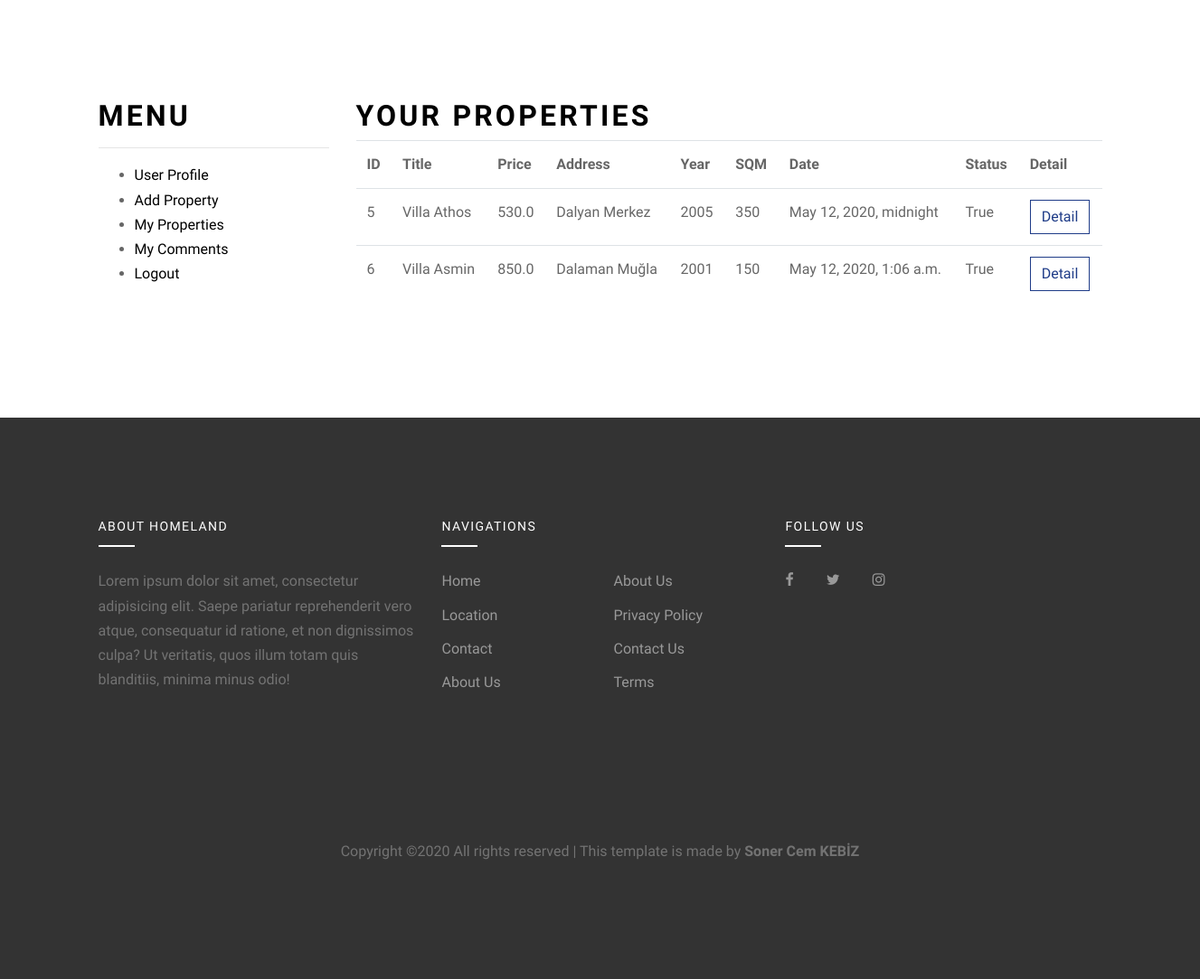
The page /user/properties/ (signed in, lower part) on the database as committed earlier.
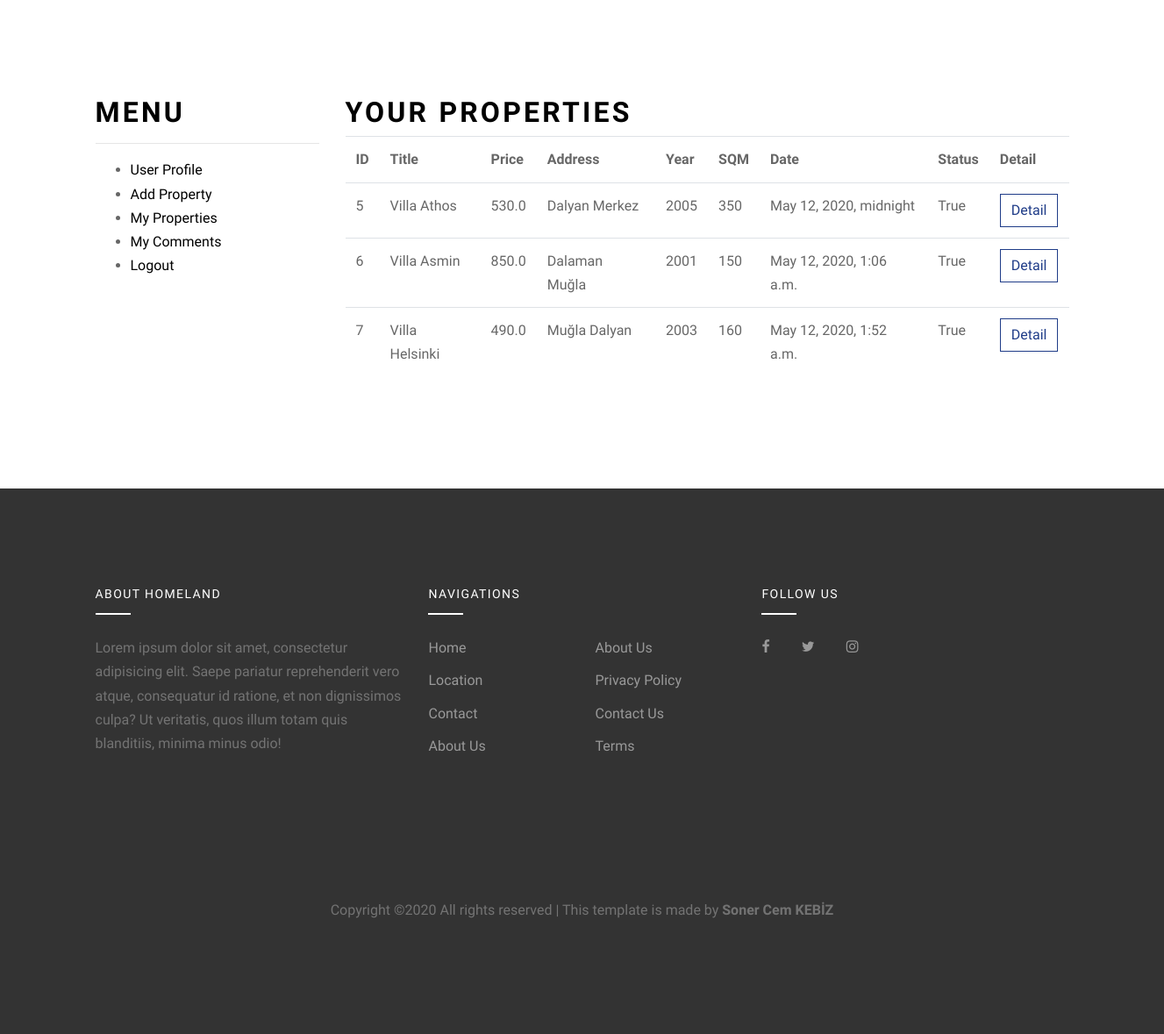
The same page on the database as committed later.
### property/models.py (models this page shows, shortened)
class Properties(models.Model):
    STATUS = (
        ('New', 'New'),
        ('True', 'Confirmed'),
        ('False', 'Declined'),
    )
    user = models.ForeignKey(User, on_delete=models.CASCADE, null=True)
    category = models.ForeignKey(Category, on_delete=models.CASCADE, null=True)
    title = models.CharField(max_length=150)
    keywords = models.CharField(max_length=255)
    description = models.CharField(max_length=255)
    image = models.ImageField(blank=True, upload_to='images/')
    price = models.FloatField(blank=True,)
    address = models.CharField(max_length=255)
    room = models.IntegerField(blank=True,)
    year = models.IntegerField(blank=True, )
    sqm = models.IntegerField(blank=True,)
    detail = RichTextUploadingField()
    slug = models.SlugField(null=True, unique=True)
    status = models.CharField(max_length=10, choices=STATUS,default='New')
    create_at = models.DateTimeField(auto_now_add=True)
    update_at = models.DateTimeField(auto_now=True)

### user/views.py (the view)
# urls.py: path('properties/', views.properties, name="properties"),
@login_required(login_url='/login')
def properties(request):
    category = Category.objects.all()
    current_user = request.user
    profile = UserProfile.objects.get(user_id=current_user.id)
    properties = Properties.objects.filter(user_id=current_user.id)
    context = {
        'category': category,
        'profile': profile,
        'properties': properties,
    }
    return render(request, 'user_properties.html', context)

### user/templates/user_properties.html (shortened to what this page needs)
{% extends "homebase.html" %}
{% load static %}
{% block content %}
    <div class="site-section">
        <div class="container">
            <div class="row">
                <div class="col-md-3"  data-aos="fade-up" data-aos-delay="200">
                    {% include "user_menu.html" %}
                </div>
                <div class="col-md-9" data-aos="fade-up" data-aos-delay="100">
                    <div class="site-section-title">
                        <h2>Your Properties</h2>
                    </div>
                    <table class="table">
                        <tr>
                            <th class="text-left">ID</th>
                            <th class="text-left">Title</th>
                            <th class="text-left">Price</th>
                            <th class="text-left">Address</th>
                            <th class="text-left">Year</th>
                            <th class="text-left">SQM</th>
                            <th class="text-left">Date</th>
                            <th class="text-left">Status</th>
                            <th class="text-left">Detail</th>
                        </tr>
                        {% for rs in properties %}
                            <tr>
                                <td class="text-left">{{ rs.id }}</td>
                                <td class="text-left">{{ rs.title }}</td>
                                <td class="text-left">{{ rs.price }}</td>
                                <td class="text-left">{{ rs.address }}</td>
                                <td class="text-left">{{ rs.year }}</td>
                                <td class="text-left">{{ rs.sqm }}</td>
                                <td class="text-left">{{ rs.create_at }}</td>
                                <td class="text-left">{{ rs.status }}</td>
                                <td class="text-left"><a href="/user/propertydetail/{{ rs.id }}" class="btn btn-outline-primary rounded-0"> Detail</a></td>
                            </tr>
                        {% endfor %}
                    </table>
                </div>
            </div>
        </div>
    </div>
{% endblock %}

Rows that differ between the two databases and show on the page:
added Properties: id "7", title "Villa Helsinki", price "490.0", address "Muğla Dalyan", year "2003", sqm "160", create_at "May 12, 2020, 1:52 a.m.", status "True"
